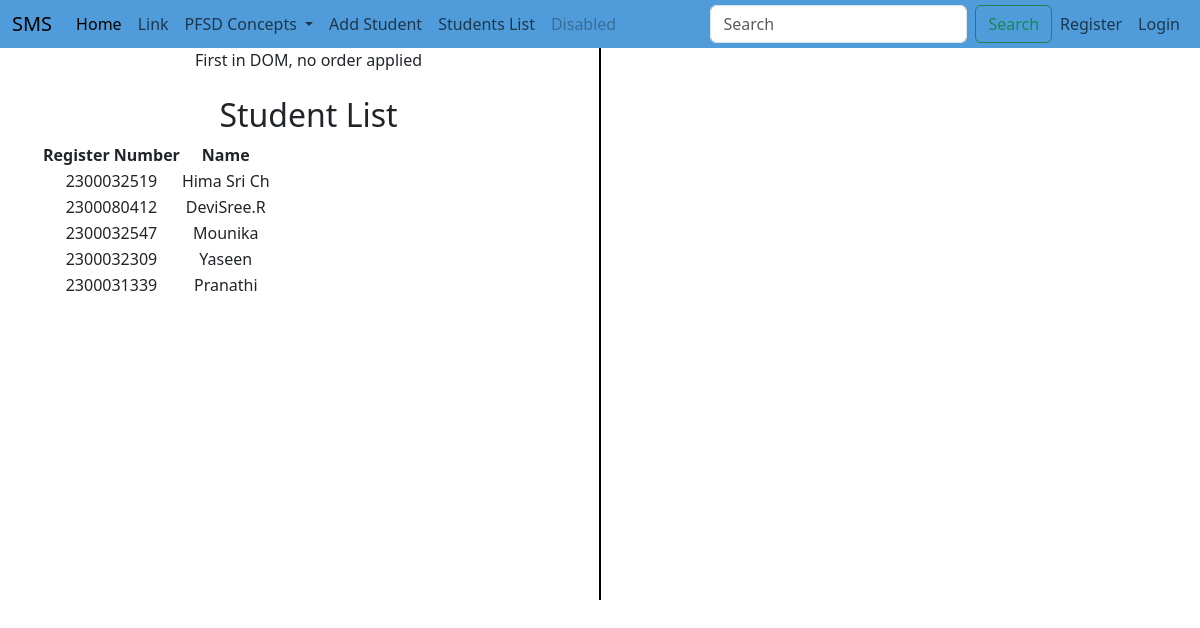
The page /student_list/ on the database its author committed.
### adminapp/models.py (models this page shows, shortened)
class StudentList(models.Model):
    Register_Number = models.CharField(max_length=10, unique=True)
    Name = models.CharField(max_length=100)
    user = models.OneToOneField(User, on_delete=models.CASCADE, null=True)

### adminapp/views.py (the view)
# urls.py: path('student_list/',views.student_list, name='student_list'),
def student_list(request):
    students = StudentList.objects.all()
    return render(request, 'adminapp/student_list.html',{'students': students})

### templates/adminapp/student_list.html (shortened to what this page needs)
<!DOCTYPE html>
{% extends 'NavBar/ProjectNavBar.html' %}
{% load static %}
{% block body %}
<div class="container text-center">
  <div class="row">
    <div class="col">
      First in DOM, no order applied
        <br><br>
            <h2>Student List</h2>
<table>
    <tr>
        <th>Register Number</th>
        <th>Name</th>
    </tr>
    {% for student in students %}
    <tr>
        <td>{{ student.Register_Number }}</td>
        <td>{{ student.Name }}</td>
    </tr>
    {% endfor %}
</table>
    </div>
      <br><br><br><br><br><br><br><br><br><br><br><br><br><br><br><br>
      <br><br><br><br><br><br><br>
       <div class="col-auto d-flex align-items-center">
      <div style="border-left: 2px solid black; height: 100%;"></div>
    </div>
    <div class="col">
        <br><br>
    </div>
  </div>
</div>
{% endblock %}

### rows shown on the page
StudentList: Register_Number "2300032519", Name "Hima Sri Ch"
StudentList: Register_Number "2300080412", Name "DeviSree.R"
StudentList: Register_Number "2300032547", Name "Mounika"
StudentList: Register_Number "2300032309", Name "Yaseen"
StudentList: Register_Number "2300031339", Name "Pranathi"
